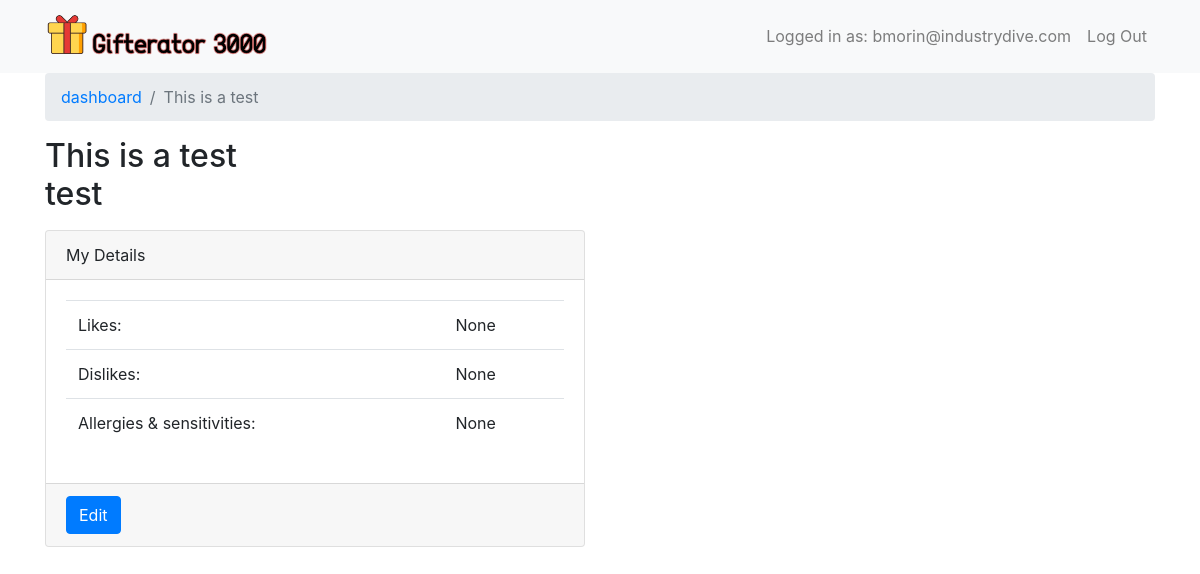
The page /giftexchange/5/ (signed in) on the database as committed earlier.
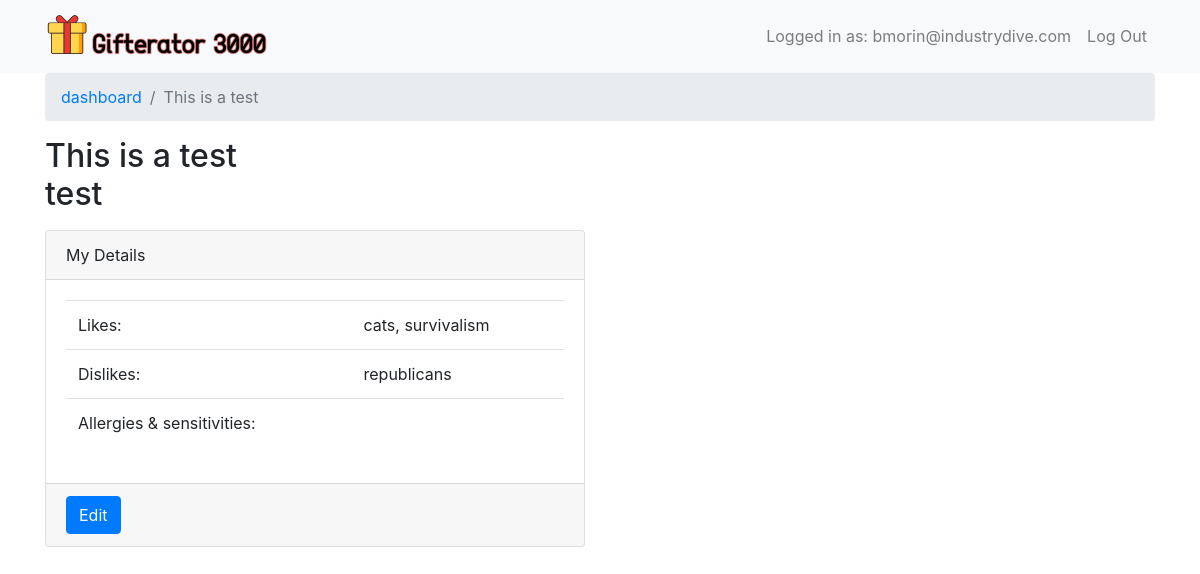
The same page on the database as committed later.
### giftexchange/models.py (models this page shows, shortened)
class GiftExchange(models.Model):
	title = models.CharField(max_length=300, unique=True)
	date = models.DateField(blank=True, null=True)
	location = models.CharField(max_length=500)
	description = models.TextField(blank=True, null=True)
	spending_limit = models.IntegerField(default=0)
	admin_appuser = models.ManyToManyField(AppUser)
	assignments_locked = models.BooleanField(default=False)

class Participant(models.Model):
	appuser = models.ForeignKey(AppUser, on_delete=models.CASCADE)
	giftexchange = models.ForeignKey(GiftExchange, on_delete=models.CASCADE)
	likes = models.TextField(blank=True, null=True)
	dislikes = models.TextField(blank=True, null=True)
	allergies_sensitivities = models.TextField(blank=True, null=True)

### giftexchange/views.py (the view, shortened to what this page needs)
# urls.py: path('giftexchange/<int:giftexchange_id>/', views.GiftExchangeDetail.as_view(), name='giftexchange_detail'),
class GiftExchangeDetail(GiftExchangeView):
	def get(self, request, *args, **kwargs):
		if not kwargs.get('appuser_id'):
			appuser = AppUser.get(djangouser=request.user)
			giftexchange, participant_details = self._get_participant_and_exchange(appuser, self.giftexchange_id)
			breadcrumbs = [
				('dashboard', reverse('dashboard')),
				(self.giftexchange.title, None)
			]
		assignment_details = None
		if self.giftexchange.assignments_locked:
			assignment_details = giftexchange.get_assignment(appuser)
		template = loader.get_template('giftexchange/giftexchange_detail.html')
		context = {
			'breadcrumbs': breadcrumbs,
			'admin_user': self.is_admin,
			'appuser': appuser,
			'participant_details': participant_details,
			'assignment_details': assignment_details,
			'giftexchange': giftexchange
		}
		return HttpResponse(template.render(context, request))

### giftexchange/models.py (called while the page is built)
	def exchange_participant(self, giftexchange):
		participant_exists = Participant.objects.filter(appuser=self, giftexchange=giftexchange).exists()
		if participant_exists:
			return Participant.objects.get(appuser=self, giftexchange=giftexchange)
		return False

	@classmethod
	def get(cls, djangouser):
		return cls.objects.get(djangouser=djangouser)

### giftexchange/views.py (called while the page is built)
	def _get_participant_and_exchange(self, appuser, giftexchange_id):
		giftexchange = None
		participant_details = None
		giftexchange = GiftExchange.objects.filter(pk=giftexchange_id).first()
		if giftexchange:
			participant_details = appuser.exchange_participant(giftexchange)
		return giftexchange, participant_details

	def setup(self, request, *args, **kwargs):
		super(AuthenticatedView, self).setup(request, *args, **kwargs)
		if not self.request.user.is_authenticated:
			raise Http404('Login Required')
		self.giftexchange = None
		self.is_admin = False
		self.djangouser = request.user
		self.appuser = AppUser.get(djangouser=self.djangouser)
		if 'giftexchange_id' in kwargs:
			self.giftexchange = GiftExchange.objects.filter(pk=kwargs['giftexchange_id']).first()
			self.giftexchange_id = self.giftexchange.pk

	def setup(self, request, *args, **kwargs):
		super(GiftExchangeView, self).setup(request, *args, **kwargs)
		if not self.giftexchange:
			return Http404('Gift exchange not found')
		else:
			self.participant_details = self.appuser.exchange_participant(self.giftexchange)
		if not self.participant_details:
			return Http404('User not a participant on this exchange')
		if self.giftexchange:
			self.is_admin = self.appuser in self.giftexchange.admin_appuser.all()

### giftexchange/templates/giftexchange/giftexchange_detail.html (shortened to what this page needs)
{% extends 'giftexchange/base.html' %}
{% block page_content %}
	<h2>{{giftexchange.title}}{% if appuser in giftexchange.admin_appuser.all %}
	<p>{{giftexchange.description}}</p>
	{% endif %}</h2>
<div class="row">
	<div class="col-6">
	<div class="card">
		<div class="card-header">
	    	My Details
	  </div>
	  <div class="card-body">
	  		<table class="table">
	  			<tr>
	  				<td>Likes: </td>
	  				<td>{{participant_details.likes}}</td>
	  			</tr>
	  			<tr>
	  				<td>Dislikes: </td>
	  				<td>{{participant_details.dislikes}}</td>
	  			</tr>
	  			<tr>
	  				<td>Allergies & sensitivities: </td>
	  				<td>{{participant_details.allergies_sensitivities}}</td>
	  			</tr>
	  		</table>
	  </div>
	  <div class="card-footer">
	  	{% if not giftexchange.assignments_locked %}
			<a href="{% url 'giftexchange_detail_edit' giftexchange_id=giftexchange.pk %}"><button class="btn btn-primary">Edit</button></a>
		{% else %}
			Assignments are locked - details no longer editable.
		{% endif %}
	  </div>
	</div>
	</div>
</div>
{% endblock %}

### giftexchange/templates/giftexchange/base.html (shortened to what this page needs)
{% load static %}
<!DOCTYPE html>
<html lang="en">
<head>
	<link href="{% static 'bootstrap/css/bootstrap.min.css' %}" rel="stylesheet">
	<link href= 'https://ajax.googleapis.com/ajax/libs/jqueryui/1.12.1/themes/ui-lightness/jquery-ui.css' rel='stylesheet'>
</head>
<body>
	{% block header_nav %}
		<nav class="navbar navbar-expand-sm bg-light navbar-light">
			<div class="container">
				<a class="navbar-brand float-left" href="{% url 'dashboard' %}">
					<img class="d-inline-block align-top" src="{% static 'site-images/gifterator-icon.png' %}" width="225px"/>
				</a>
				<ul class="navbar-nav">
					{% if request.user.is_authenticated %}
						<li class="nav-item">
							<a href="{% url 'profile' %}" class="nav-link">Logged in as: {{request.user.username}}</a>
						</li>
						<li class="nav-item">
							<a class="nav-link" href="{% url 'logout' %}">Log Out</a>
						</li>
					{% else %}
						<li class="nav-item">
							<a class="nav-link" href="{% url 'login' %}">Log In</a>
						</li>
					{% endif %}
				</ul>
			</div>
		</nav>
	{% endblock %}
	{% if breadcrumbs %}
		<div class="container">
			<nav aria-label="breadcrumb">
			  <ol class="breadcrumb">
			  	{% for title, link in breadcrumbs %}
					{% if link %}
						<li class="breadcrumb-item"><a href="{{link}}">{{title}}</a></li>
					{% else %}
						<li class="breadcrumb-item active">{{title}}</li>
					{% endif %}
				{% endfor %}
			  </ol>
			</nav>
		</div>
	{% endif %}
	<div class="container">
		<div id="main-content">
				{% block page_content %}{% endblock %}
		</div>
	</div>
</body>

Rows that differ between the two databases and show on the page:
changed Participant: likes "None" → "cats, survivalism"; dislikes "None" → "republicans"; allergies_sensitivities "None" → (not shown)
